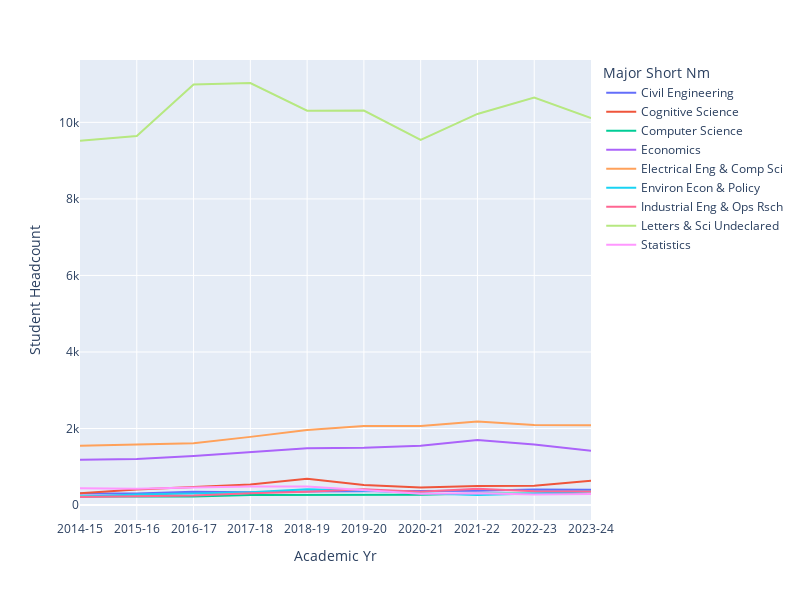

Write notebook code for a chart like this one.
### Code cell
fig = px.line(major_trends[major_trends["Major Short Nm"].isin(data100_top_20_majors.index)], 
                        x = "Academic Yr", y = "Student Headcount", color = "Major Short Nm")

fig.update_layout(autosize=False, width=800, height=600)
fig.show()

### Figure 1 — Plotly figure (JSON) as saved in the notebook; plotly's stock layout.template omitted (floating-point values rounded to 4 significant figures)
{"data": [{"hovertemplate": "Major Short Nm=Civil Engineering<br>Academic Yr=%{x}<br>Student Headcount=%{y}<extra></extra>", "legendgroup": "Civil Engineering", "line": {"color": "#636efa", "dash": "solid"}, "marker": {"symbol": "circle"}, "mode": "lines", "name": "Civil Engineering", "orientation": "v", "showlegend": true, "type": "scatter", "x": ["2014-15", "2015-16", "2016-17", "2017-18", "2018-19", "2019-20", "2020-21", "2021-22", "2022-23", "2023-24"], "xaxis": "x", "y": [300.5, 304.5, 349, 335.5, 355.5, 361, 364.5, 373, 408.5, 400.5], "yaxis": "y"}, {"hovertemplate": "Major Short Nm=Cognitive Science<br>Academic Yr=%{x}<br>Student Headcount=%{y}<extra></extra>", "legendgroup": "Cognitive Science", "line": {"color": "#EF553B", "dash": "solid"}, "marker": {"symbol": "circle"}, "mode": "lines", "name": "Cognitive Science", "orientation": "v", "showlegend": true, "type": "scatter", "x": ["2014-15", "2015-16", "2016-17", "2017-18", "2018-19", "2019-20", "2020-21", "2021-22", "2022-23", "2023-24"], "xaxis": "x", "y": [308.5, 404, 475, 536.5, 685.5, 521.5, 460, 499.5, 505.5, 635.5], "yaxis": "y"}, {"hovertemplate": "Major Short Nm=Computer Science<br>Academic Yr=%{x}<br>Student Headcount=%{y}<extra></extra>", "legendgroup": "Computer Science", "line": {"color": "#00cc96", "dash": "solid"}, "marker": {"symbol": "circle"}, "mode": "lines", "name": "Computer Science", "orientation": "v", "showlegend": true, "type": "scatter", "x": ["2014-15", "2015-16", "2016-17", "2017-18", "2018-19", "2019-20", "2020-21", "2021-22", "2022-23", "2023-24"], "xaxis": "x", "y": [226, 220.5, 223.5, 262.5, 262.5, 269.5, 269, 299.5, 294, 295], "yaxis": "y"}, {"hovertemplate": "Major Short Nm=Economics<br>Academic Yr=%{x}<br>Student Headcount=%{y}<extra></extra>", "legendgroup": "Economics", "line": {"color": "#ab63fa", "dash": "solid"}, "marker": {"symbol": "circle"}, "mode": "lines", "name": "Economics", "orientation": "v", "showlegend": true, "type": "scatter", "x": ["2014-15", "2015-16", "2016-17", "2017-18", "2018-19", "2019-20", "2020-21", "2021-22", "2022-23", "2023-24"], "xaxis": "x", "y": [1187, 1200.0, 1280.0, 1372, 1482.0, 1500.0, 1550, 1700.0, 1580.0, 1418.0], "yaxis": "y"}, {"hovertemplate": "Major Short Nm=Electrical Eng & Comp Sci<br>Academic Yr=%{x}<br>Student Headcount=%{y}<extra></extra>", "legendgroup": "Electrical Eng & Comp Sci", "line": {"color": "#FFA15A", "dash": "solid"}, "marker": {"symbol": "circle"}, "mode": "lines", "name": "Electrical Eng & Comp Sci", "orientation": "v", "showlegend": true, "type": "scatter", "x": ["2014-15", "2015-16", "2016-17", "2017-18", "2018-19", "2019-20", "2020-21", "2021-22", "2022-23", "2023-24"], "xaxis": "x", "y": [1546.0, 1578.0, 1614.0, 1782.0, 1962.0, 2068.0, 2063, 2186, 2093, 2088.0], "yaxis": "y"}, {"hovertemplate": "Major Short Nm=Environ Econ & Policy<br>Academic Yr=%{x}<br>Student Headcount=%{y}<extra></extra>", "legendgroup": "Environ Econ & Policy", "line": {"color": "#19d3f3", "dash": "solid"}, "marker": {"symbol": "circle"}, "mode": "lines", "name": "Environ Econ & Policy", "orientation": "v", "showlegend": true, "type": "scatter", "x": ["2014-15", "2015-16", "2016-17", "2017-18", "2018-19", "2019-20", "2020-21", "2021-22", "2022-23", "2023-24"], "xaxis": "x", "y": [217.5, 276, 304, 336, 411.5, 381.5, 311.5, 264.5, 299.5, 363.5], "yaxis": "y"}, {"hovertemplate": "Major Short Nm=Industrial Eng & Ops Rsch<br>Academic Yr=%{x}<br>Student Headcount=%{y}<extra></extra>", "legendgroup": "Industrial Eng & Ops Rsch", "line": {"color": "#FF6692", "dash": "solid"}, "marker": {"symbol": "circle"}, "mode": "lines", "name": "Industrial Eng & Ops Rsch", "orientation": "v", "showlegend": true, "type": "scatter", "x": ["2014-15", "2015-16", "2016-17", "2017-18", "2018-19", "2019-20", "2020-21", "2021-22", "2022-23", "2023-24"], "xaxis": "x", "y": [210.5, 241, 252, 309.5, 344.5, 410.5, 347, 426.5, 362.5, 357], "yaxis": "y"}, {"hovertemplate": "Major Short Nm=Letters & Sci Undeclared<br>Academic Yr=%{x}<br>Student Headcount=%{y}<extra></extra>", "legendgroup": "Letters & Sci Undeclared", "line": {"color": "#B6E880", "dash": "solid"}, "marker": {"symbol": "circle"}, "mode": "lines", "name": "Letters & Sci Undeclared", "orientation": "v", "showlegend": true, "type": "scatter", "x": ["2014-15", "2015-16", "2016-17", "2017-18", "2018-19", "2019-20", "2020-21", "2021-22", "2022-23", "2023-24"], "xaxis": "x", "y": [9520.0, 9643, 10990, 11030.0, 10300.0, 10308, 9539, 10220.0, 10651, 10110.0], "yaxis": "y"}, {"hovertemplate": "Major Short Nm=Statistics<br>Academic Yr=%{x}<br>Student Headcount=%{y}<extra></extra>", "legendgroup": "Statistics", "line": {"color": "#FF97FF", "dash": "solid"}, "marker": {"symbol": "circle"}, "mode": "lines", "name": "Statistics", "orientation": "v", "showlegend": true, "type": "scatter", "x": ["2014-15", "2015-16", "2016-17", "2017-18", "2018-19", "2019-20", "2020-21", "2021-22", "2022-23", "2023-24"], "xaxis": "x", "y": [441.5, 427.5, 460, 483, 484.5, 389.5, 293.5, 310.5, 274, 291.5], "yaxis": "y"}], "layout": {"autosize": false, "height": 600, "legend": {"title": {"text": "Major Short Nm"}, "tracegroupgap": 0}, "margin": {"t": 60}, "width": 800, "xaxis": {"anchor": "y", "domain": [0, 1], "title": {"text": "Academic Yr"}}, "yaxis": {"anchor": "x", "domain": [0, 1], "title": {"text": "Student Headcount"}}}}
